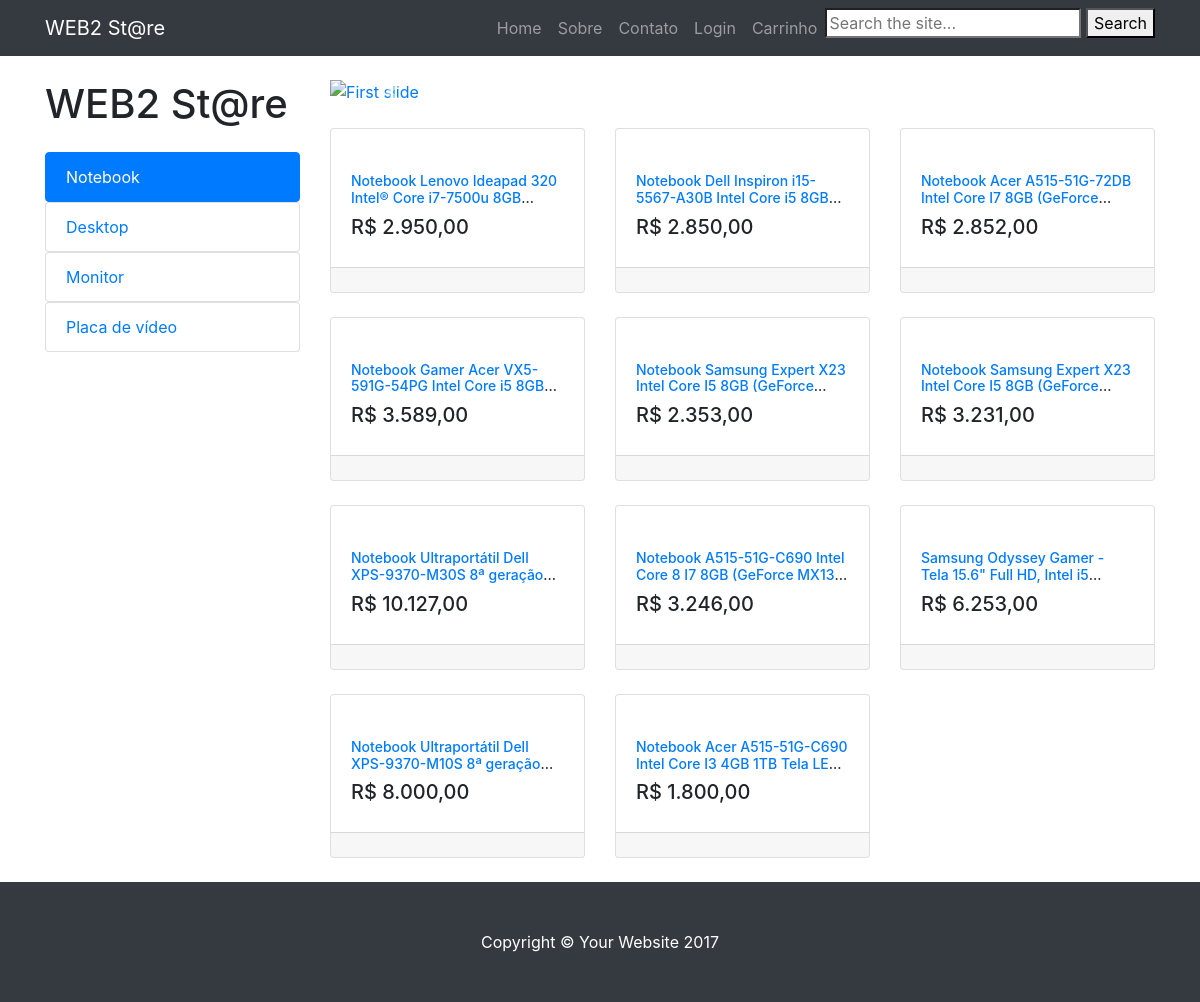
The page / on the database its author committed.
### tables this page shows
CREATE TABLE `categoria` (
  `cat_id` int(3) NOT NULL,
  `nome` varchar(30) NOT NULL
);

CREATE TABLE `produtos` (
  `id` int(60) NOT NULL,
  `nome` varchar(500) NOT NULL,
  `preco` int(11) NOT NULL,
  `qtd` int(20) NOT NULL,
  `img_link` varchar(300) NOT NULL,
  `cat_id` int(5) NOT NULL
);

### index.php (the view, shortened to what this page needs)
<?php
	$con = mysqli_connect("localhost","root","","db");
	$sql = "SELECT * FROM produtos";
	$result = mysqli_query($con, $sql) or die(mysqli_error());
	$linha = mysqli_fetch_assoc($result);
	$sql_cat = "SELECT * FROM categoria";
	$result_cat = mysqli_query($con, $sql_cat) or die(mysqli_error());
	$linha_cat = mysqli_fetch_assoc($result_cat);
	if(!isset($_SESSION['cat_id'])){
		$current_cat = 1;
	}else{
		$current_cat = $_SESSION['cat_id'];
	}
?>
<!DOCTYPE html>
<html lang="en">
  <head>
    <link href="vendor/bootstrap/css/bootstrap.min.css" rel="stylesheet">
    <link href="css/shop-homepage.css" rel="stylesheet">
	<link rel="stylesheet" href="https://maxcdn.bootstrapcdn.com/bootstrap/4.0.0/css/bootstrap.min.css">
  </head>
  <body>
	<?php include 'navigation.php';?>
    <div class="container">
      <div class="row">
        <div class="col-lg-3">
          <h1 class="my-4">WEB2 St@re</h1>
          <div class="list-group">
			<?php
				do{
			?>
				<div id="cat_<?php echo $linha_cat['cat_id'] ?>">
				<?php if($linha_cat['cat_id'] == $current_cat){?>
					<a href="#" class="list-group-item active" onclick="change_view($(this).parent().attr('id'))"><?php echo utf8_encode($linha_cat['nome']) ?></a>
				<?php }else{ ?>
					<a href="#" class="list-group-item" onclick="change_view($(this).parent().attr('id'))"><?php echo utf8_encode($linha_cat['nome']) ?></a>
				<?php } ?>
				</div>
			<?php
				}while($linha_cat = mysqli_fetch_assoc($result_cat));
			?>
          </div>
        </div>
        <div class="col-lg-9">
          <div id="carouselExampleIndicators" class="carousel slide my-4" data-ride="carousel">
            <ol class="carousel-indicators">
              <li data-target="#carouselExampleIndicators" data-slide-to="0" class="active"></li>
              <li data-target="#carouselExampleIndicators" data-slide-to="1"></li>
              <li data-target="#carouselExampleIndicators" data-slide-to="2"></li>
            </ol>
            <div class="carousel-inner" role="listbox">
			  <div class="carousel-item active">
				<a href="produto.php" onclick="nome_src(33)">
					<img class="d-block img-fluid" src="https://images-submarino.b2w.io/spacey/2018/06/13/SUB-CAT-Destaque-DESK-1264x315-intel.png" alt="First slide">
				</a>
			  </div>
            </div>
            <a class="carousel-control-prev" href="#carouselExampleIndicators" role="button" data-slide="prev">
              <span class="carousel-control-prev-icon" aria-hidden="true"></span>
            </a>
            <a class="carousel-control-next" href="#carouselExampleIndicators" role="button" data-slide="next">
              <span class="carousel-control-next-icon" aria-hidden="true"></span>
            </a>
          </div>
			<div class="row">
				<?php
					if(isset($_SESSION['busca']) && $_SESSION['busca'] == 'true'){
						if($_SESSION['busca_count'] > 0){
							foreach($_SESSION['produtos_busca'] as $key => $values){
				?>
								<div class="col-lg-4 col-md-6 mb-4">
								  <div class="card h-100">
									<a href="#"><img class="card-img-top" src="<?php echo $_SESSION['produtos_busca'][$key]['img_link']?>" alt=""></a>
									<div class="card-body">
									  <h4 style="-webkit-box-orient: vertical;-webkit-line-clamp: 2;display: -webkit-box;overflow: hidden;font-size: 14px;">
										<div id="<?php echo $_SESSION['produtos_busca'][$key]['id'] ?>">
											<a href = "produto.php" onclick = "nome_src($(this).parent().attr('id'))"><?php echo utf8_encode($_SESSION['produtos_busca'][$key]['nome'])?></a>
										</div>
									  </h4>
									  <h5><?php echo 'R$ ' . number_format($_SESSION['produtos_busca'][$key]['preco'], 2, ',', '.');?></h5>
									</div>
									<div class="card-footer">
									</div>
								  </div>
								</div>
				<?php
							}
						}else{
							?> <div class="card-body">
									  <h2>Não foi encontrado nenhum resultado para sua busca</h1>
								</div> <?php
						}
					}else{
							do{
								if($linha['cat_id'] == $current_cat){
						?>
										<div class="col-lg-4 col-md-6 mb-4">
										  <div class="card h-100">
											<a href="#"><img class="card-img-top" src="<?php echo $linha['img_link']?>" alt=""></a>
											<div class="card-body">
											  <h4 style="-webkit-box-orient: vertical;-webkit-line-clamp: 2;display: -webkit-box;overflow: hidden;font-size: 14px;">
												<div id="<?php echo $linha['id'] ?>">
													<a href = "produto.php" onclick = "nome_src($(this).parent().attr('id'))"><?php echo utf8_encode($linha['nome'])?></a>
												</div>
											  </h4>
											  <h5><?php echo 'R$ ' . number_format($linha['preco'], 2, ',', '.'); ?></h5>
											</div>
											<div class="card-footer">
											</div>
										  </div>
										</div>
						<?php
									}
							}while($linha = mysqli_fetch_assoc($result) );
					}
				?>
			</div>
        </div>
      </div>
    </div>
	<?php include 'footer.php';?>
  </body>
</html>

### navigation.php (shortened to what this page needs)
 <nav class="navbar navbar-expand-lg navbar-dark bg-dark fixed-top">
   <div class="container">
     <a class="navbar-brand" href="index.php">WEB2 St@re</a>
     <div class="collapse navbar-collapse" id="navbarResponsive">
       <ul class="navbar-nav ml-auto">
         <li class="nav-item">
           <a class="nav-link" href="index.php">Home
           </a>
         </li>
         <li class="nav-item">
           <a class="nav-link" href="sobre.php">Sobre</a>
         </li>
         <li class="nav-item">
           <a class="nav-link" href="contato.php">Contato</a>
         </li>
<li class="nav-item">
           <a class="nav-link" href="login.php">Login</a>
         </li>
<li class="nav-item">
           <a class="nav-link" href="carrinho.php">Carrinho</a>
         </li>
<form role="search" method="post" action="busca.php">
<div class="search-control">
	<input type="search" id="site-search" name="busca_text"
		   placeholder="Search the site..."
		   aria-label="Search through site content">
	<button type="submit">Search</button>
</div>
</form>
       </ul>
     </div>
   </div>
 </nav>

### footer.php
<footer class="py-5 bg-dark">
  <div class="container">
    <p class="m-0 text-center text-white">Copyright &copy; Your Website 2017</p>
  </div>
</footer>

### css/shop-homepage.css (style rules this page uses)
body { padding-top: 54px; }
@media (min-width: 992px) { body { padding-top: 56px; } }

### rows shown on the page
categoria: nome "Notebook"
categoria: nome "Desktop"
categoria: nome "Monitor"
categoria: nome "Placa de vídeo"
produtos: nome "Notebook Lenovo Ideapad 320 Intel® Core i7-7500u…", preco "2.950,00"
produtos: nome "Notebook Dell Inspiron i15-5567-A30B Intel Core i5…", preco "2.850,00"
produtos: nome "Notebook Acer A515-51G-72DB Intel Core I7 8GB…", preco "2.852,00"
produtos: nome "Notebook Gamer Acer VX5-591G-54PG Intel Core i5…", preco "3.589,00"
produtos: nome "Notebook Samsung Expert X23 Intel Core I5 8GB…", preco "2.353,00"
produtos: nome "Notebook Samsung Expert X23 Intel Core I5 8GB…", preco "3.231,00"
produtos: nome "Notebook Ultraportátil Dell XPS-9370-M30S 8ª…", preco "10.127,00"
produtos: nome "Notebook A515-51G-C690 Intel Core 8 I7 8GB (GeForce…", preco "3.246,00"
produtos: nome "Samsung Odyssey Gamer - Tela 15.6\" Full HD, Intel…", preco "6.253,00"
produtos: nome "Notebook Ultraportátil Dell XPS-9370-M10S 8ª…", preco "8.000,00"
produtos: nome "Notebook Acer A515-51G-C690 Intel Core I3 4GB 1TB Tela…", preco "1.800,00"
